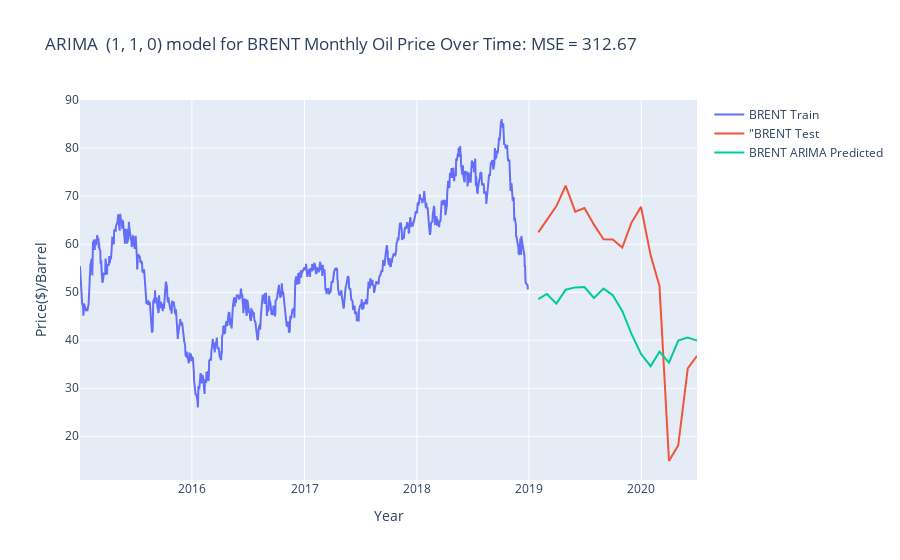

Source (notebook cell):
### Code cell
#Visualising the predictions and original data using Plotly
fig = go.Figure()
fig.add_trace(go.Scatter(x=BRENT_train_2.index,
        y=BRENT_train_2['BRENT'], mode='lines',
        name='BRENT Train'))
fig.add_trace(go.Scatter(x=BRENT_test.index,
        y=BRENT_test,mode='lines',
        name='"BRENT Test'))
fig.add_trace(go.Scatter(x=BRENT_prediction.index,
        y=BRENT_prediction['BRENT_predicted_oil_price'],mode='lines',
        name='BRENT ARIMA Predicted'))
fig.update_layout(
    title="ARIMA  (1, 1, 0) model for BRENT Monthly Oil Price Over Time: MSE = 312.67",
    xaxis_title="Year",
    yaxis_title="Price($)/Barrel")

fig.show()

### Figure 1 — Plotly figure (JSON) as saved in the notebook; plotly's stock layout.template omitted (floating-point values rounded to 4 significant figures; data arrays with more than 128 entries replaced by an {"elided": "..."} marker saying what was removed)
{"data": [{"mode": "lines", "name": "BRENT Train", "type": "scatter", "x": {"elided": "996 str values"}, "y": {"elided": "996 float values"}}, {"mode": "lines", "name": "\"BRENT Test", "type": "scatter", "x": ["2019-01-31T00:00:00", "2019-02-28T00:00:00", "2019-03-31T00:00:00", "2019-04-30T00:00:00", "2019-05-31T00:00:00", "2019-06-30T00:00:00", "2019-07-31T00:00:00", "2019-08-31T00:00:00", "2019-09-30T00:00:00", "2019-10-31T00:00:00", "2019-11-30T00:00:00", "2019-12-31T00:00:00", "2020-01-31T00:00:00", "2020-02-29T00:00:00", "2020-03-31T00:00:00", "2020-04-30T00:00:00", "2020-05-31T00:00:00", "2020-06-30T00:00:00"], "y": [62.46, 65.03, 67.93, 72.19, 66.78, 67.52, 64.07, 61.04, 60.99, 59.3, 64.5, 67.77, 57.77, 51.31, 14.85, 18.11, 34.15, 36.74]}, {"mode": "lines", "name": "BRENT ARIMA Predicted", "type": "scatter", "x": ["2019-01-31T00:00:00", "2019-02-28T00:00:00", "2019-03-31T00:00:00", "2019-04-30T00:00:00", "2019-05-31T00:00:00", "2019-06-30T00:00:00", "2019-07-31T00:00:00", "2019-08-31T00:00:00", "2019-09-30T00:00:00", "2019-10-31T00:00:00", "2019-11-30T00:00:00", "2019-12-31T00:00:00", "2020-01-31T00:00:00", "2020-02-29T00:00:00", "2020-03-31T00:00:00", "2020-04-30T00:00:00", "2020-05-31T00:00:00", "2020-06-30T00:00:00"], "y": [48.55, 49.64, 47.62, 50.53, 51.0, 51.08, 48.8, 50.74, 49.36, 46.1, 41.31, 37.14, 34.6, 37.61, 35.31, 39.94, 40.56, 39.95]}], "layout": {"title": {"text": "ARIMA  (1, 1, 0) model for BRENT Monthly Oil Price Over Time: MSE = 312.67"}, "xaxis": {"title": {"text": "Year"}}, "yaxis": {"title": {"text": "Price($)/Barrel"}}}}
